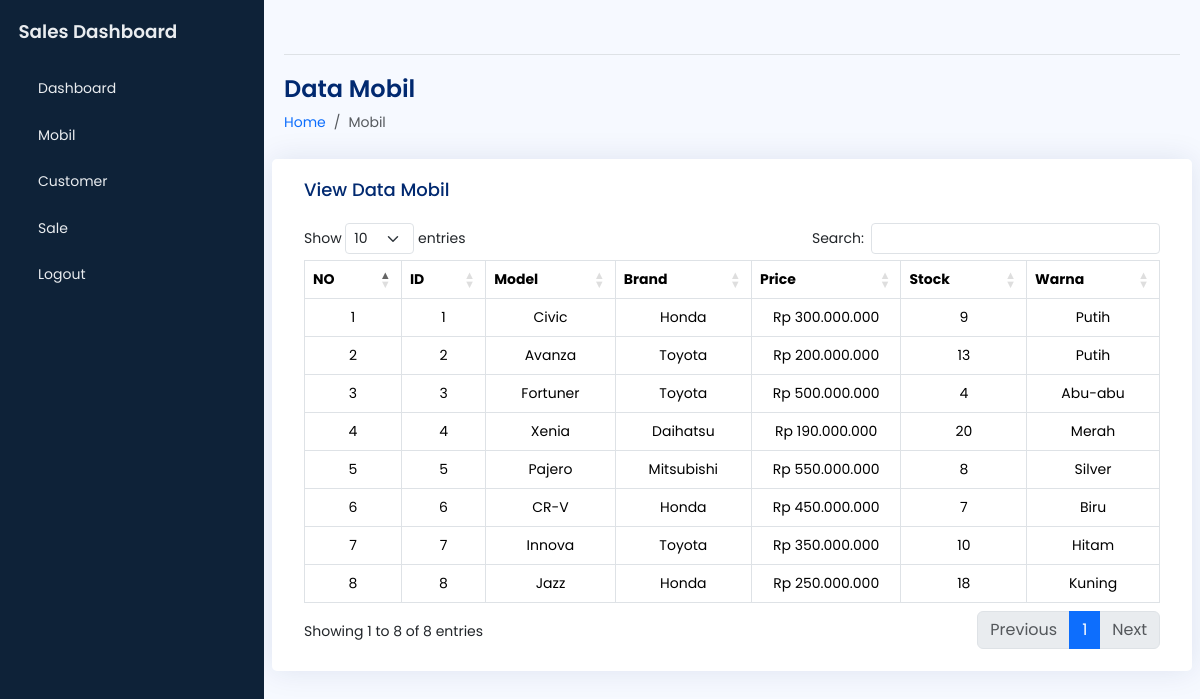
The page /user/view_mobil.php (signed in) on the database its author committed.
### tables this page shows
CREATE TABLE `mobil` (
  `mobil_id` int(11) NOT NULL,
  `model` varchar(100) NOT NULL,
  `brand` varchar(100) NOT NULL,
  `price` varchar(20) NOT NULL,
  `warna` varchar(50) NOT NULL,
  `stock` int(11) DEFAULT 0,
  `foto` varchar(300) DEFAULT NULL,
  `created_at` timestamp NOT NULL DEFAULT current_timestamp()
);

### user/view_mobil.php (the view, shortened to what this page needs)
<?php
require_once '../config.php';
$sql = "SELECT * FROM mobil";
$result = $conn->query($sql);
?>
<!DOCTYPE html>
<html lang="en">
<head>
    <?php include 'template/header.php'; ?>
</head>
<body>
    <div class="wrapper">
        <?php include 'template/sidebar.php'; ?>
        <main id="main" class="main">
            <?php include 'template/nav.php'; ?>
            <div class="pagetitle">
                <h1 class="mb-2">Data Mobil</h1>
                <nav>
                    <ol class="breadcrumb">
                        <li class="breadcrumb-item"><a href="index.php">Home</a></li>
                        <li class="breadcrumb-item active">Mobil</li>
                    </ol>
                </nav>
            </div>
            <section class="section dashboard">
                <div class="row">
                    <div class="col-lg-12">
                        <div class="row">
                            <div class="card">
                                <div class="card-body">
                                    <h5 class="card-title">View Data Mobil</h5>
                                    <div class="overflow-x-auto">
                                        <table class="table table-bordered display" id="mobilTable">
                                            <thead>
                                                <tr class="text-center">
                                                    <th>NO</th>
                                                    <th>ID</th>
                                                    <th>Model</th>
                                                    <th>Brand</th>
                                                    <th>Price</th>
                                                    <th>Stock</th>
                                                    <th>Warna</th>
                                                </tr>
                                            </thead>
                                            <tbody>
                                                <?php $no = 1;  ?>
                                                <?php while ($row = $result->fetch_assoc()) : ?>
                                                    <tr class="text-center">
                                                        <td><?php echo $no++; ?></td>
                                                        <td><?php echo htmlspecialchars($row['mobil_id']); ?></td>
                                                        <td><?php echo htmlspecialchars($row['model']); ?></td>
                                                        <td><?php echo htmlspecialchars($row['brand']); ?></td>
                                                        <td class="price"><?php echo htmlspecialchars($row['price']); ?></td>
                                                        <td><?php echo htmlspecialchars($row['stock']); ?></td>
                                                        <td><?php echo htmlspecialchars($row['warna']); ?></td>
                                                    </tr>
                                                <?php endwhile; ?>
                                            </tbody>
                                        </table>
                                    </div>
                                </div>
                            </div>
                        </div>
                    </div>
                </div>
            </section>
        </main>
    </div>
</body>
</html>

### user/assets/css/style.css (style rules this page uses)
body { font-family: "Poppins", sans-serif; font-size: 0.875rem; opacity: 1; overflow-y: scroll; background: #f6f9ff; color: #444444; }
a { cursor: pointer; text-decoration: none; font-family: "Poppins", sans-serif; }
li { list-style: none; }
.wrapper { align-items: stretch; display: flex; width: 100%; }
.main { display: flex; flex-direction: column; min-height: 100vh; min-width: 0; overflow: hidden; transition: all 0.35s ease-in-out; width: 100%; padding: 0 20px 30px; }
.pagetitle { margin-bottom: 10px; margin-top: 20px; }
.pagetitle h1 { font-size: 24px; margin-bottom: 0; font-weight: 600; color: #012970; }
.card { margin-bottom: 30px; border: none; background-color: white; border-radius: 5px; box-shadow: 0px 0 30px rgba(1, 41, 112, 0.1); }
.card-title { padding: 20px 0 15px 0; font-size: 18px; font-weight: 500; color: #012970; font-family: "Poppins", sans-serif; }
.card-body { padding: 0 20px 20px 20px; }

### rows shown on the page
mobil: mobil_id "1", model "Civic", brand "Honda", stock "9", warna "Putih"
mobil: mobil_id "2", model "Avanza", brand "Toyota", stock "13", warna "Putih"
mobil: mobil_id "3", model "Fortuner", brand "Toyota", stock "4", warna "Abu-abu"
mobil: mobil_id "4", model "Xenia", brand "Daihatsu", stock "20", warna "Merah"
mobil: mobil_id "5", model "Pajero", brand "Mitsubishi", stock "8", warna "Silver"
mobil: mobil_id "6", model "CR-V", brand "Honda", stock "7", warna "Biru"
mobil: mobil_id "7", model "Innova", brand "Toyota", stock "10", warna "Hitam"
mobil: mobil_id "8", model "Jazz", brand "Honda", stock "18", warna "Kuning"
